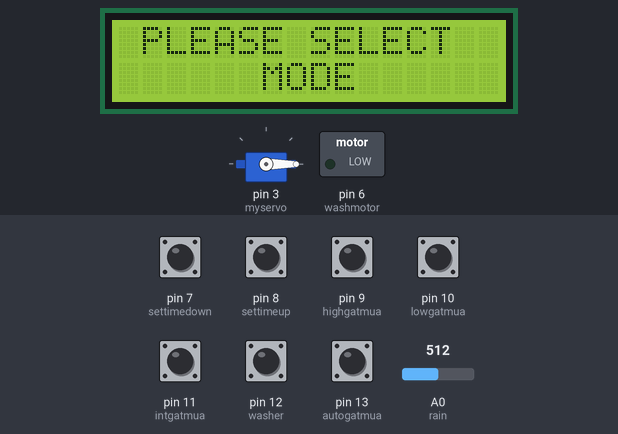
Recording of a sketch running on a simulated Arduino Uno, built with avr-gcc and run on an emulated ATmega328P. Shown: 16×2 character LCD, servo, switched loads named in the sketch (green lamp = pin HIGH). The test bench sets the inputs (shaded band); at power-on: pin 7 (settimedown), pin 8 (settimeup), pin 9 (highgatmua), pin 10 (lowgatmua), pin 11 (intgatmua), pin 12 (washer), pin 13 (autogatmua) HIGH, A0 (rain) = 512. What the sketch prints to the serial monitor is not drawn.

Above: at 1.2 s.
1.3 s: pin 13 (autogatmua) pulled LOW for 0.15 s
At 1.48 s:
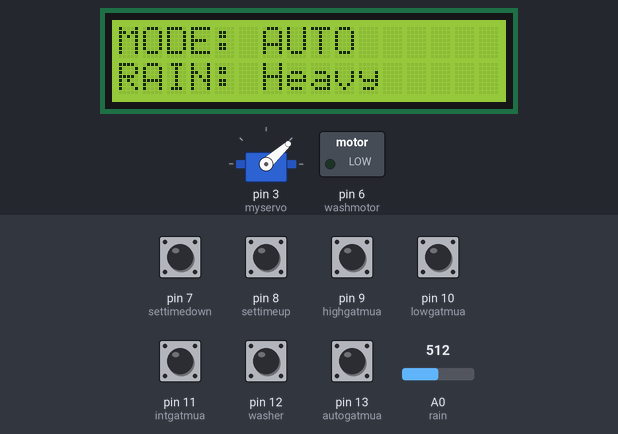
3.6 s: pin 10 (lowgatmua) pulled LOW for 0.15 s
At 3.81 s:
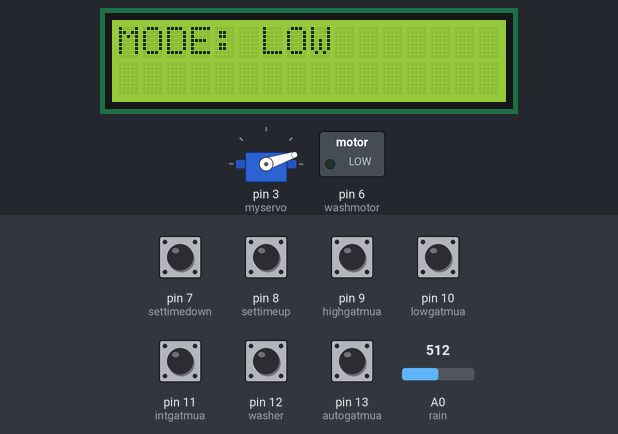
6.3 s: pin 9 (highgatmua) pulled LOW for 0.15 s
At 6.52 s:
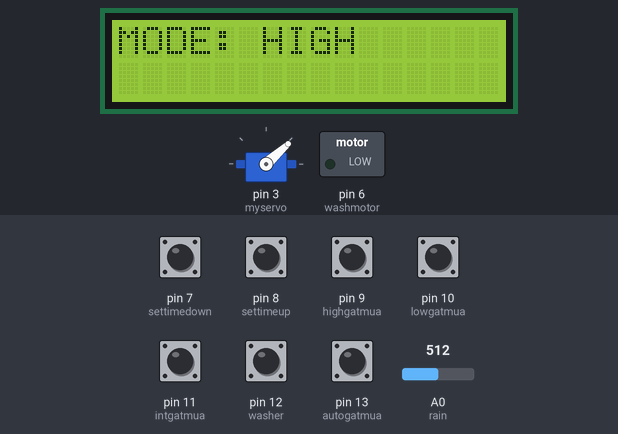
8.7 s: pin 11 (intgatmua) pulled LOW for 0.15 s
At 11.0 s:
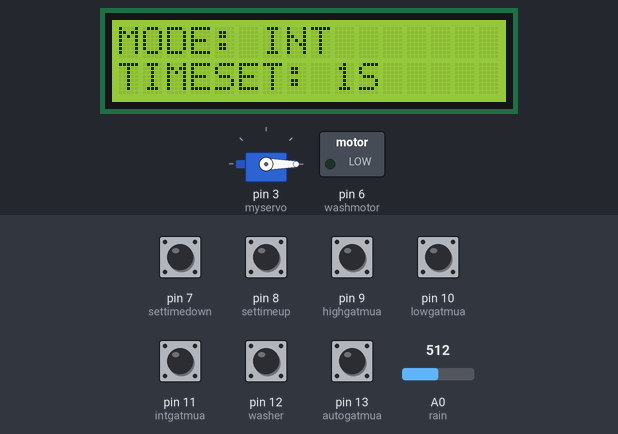
11.1 s: pin 13 (autogatmua) pulled LOW for 1 s
At 11.63 s:
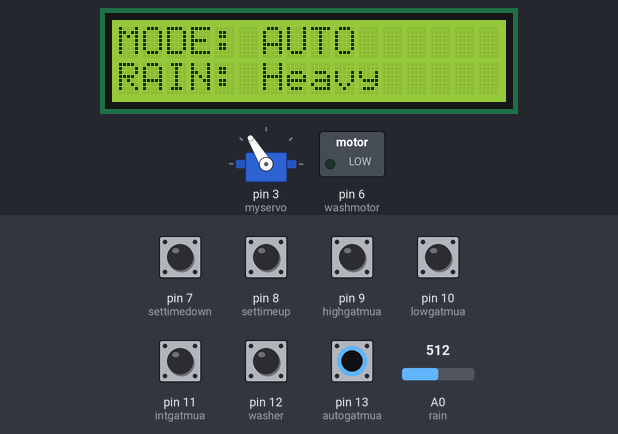
14.3 s: pin 9 (highgatmua) pulled LOW for 1 s
At 14.8 s:
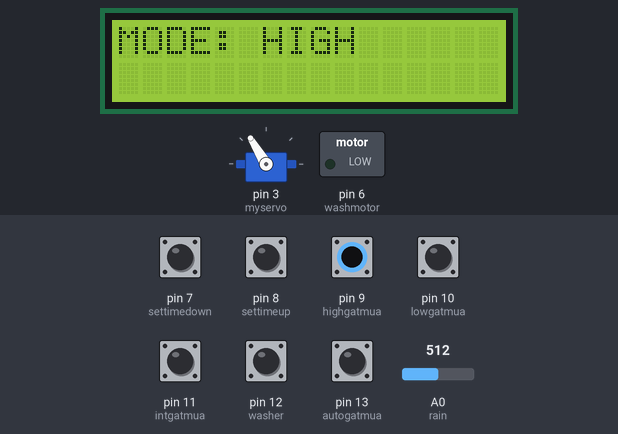
Timing chart, 0 to 17.5 s (numbered marks = the images above; inputs shaded):
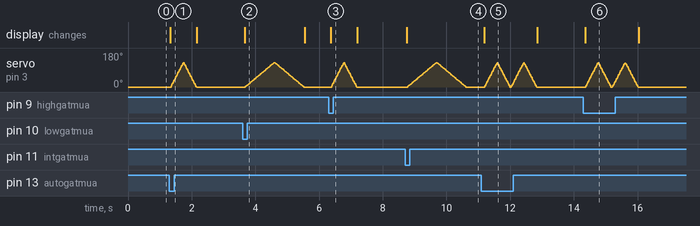

Measured:
- after the input at 1.3 s, servo on pin 3 (myservo): rises from 0° to 128° in 0.39 s, then falls to 0° in 0.41 s; the display: changes at once (image 1)
- after the input at 3.6 s, servo on pin 3 (myservo): rises from 0° to 129° in 0.89 s, then falls to 0° in 0.93 s; the display: changes after 0.07 s (image 2)
- after the input at 6.3 s, servo on pin 3 (myservo): rises from 0° to 128° in 0.39 s, then falls to 0° in 0.41 s; the display: changes after 0.07 s (image 3)
- after the input at 8.7 s, servo on pin 3 (myservo): rises from 0° to 129° in 0.89 s, then falls to 0° in 0.93 s; the display: changes after 0.06 s (image 4)

The sketch:

cambienmua.ino
```cpp
#include <Servo.h>
#include <LiquidCrystal_I2C.h>
LiquidCrystal_I2C lcd(0x27, 16, 2);
#define autogatmua 13 // công tắc gạt mưa.
#define washer 12 // công tắc phun nước.
#define intgatmua 11 // công tắc interrupt.
#define lowgatmua 10 // công tắc gạt mưa tốc độ thấp.
#define highgatmua 9 // công tắc gạt mưa tốc độ cao.
#define settimeup 8 // nút nhấn điều chỉnh định thời tăng lên.
#define settimedown 7 // nút nhấn điều chỉnh định thời giảm xuống.
#define washmotor 6 // chân 6 điều khiển motor phun nước.
const int rain = A0; // chân A0 lấy tín hiệu từ cảm biến mưa.
int gocquay = 130; // góc quay
int pos = 0;
int a = 0;
int timelh = 0;
int washing = 0;
int set = 1;
int w = 0;
int mode = 0;
Servo myservo;
//............................................................
void setup() {
  Serial.begin(9600);
  lcd.init();
  lcd.backlight();
  myservo.attach(3);
  pinMode(autogatmua, INPUT_PULLUP);
  pinMode(washer, INPUT_PULLUP);
  pinMode(intgatmua, INPUT_PULLUP);
  pinMode(lowgatmua, INPUT_PULLUP);
  pinMode(highgatmua, INPUT_PULLUP);
  pinMode(settimeup, INPUT_PULLUP);
  pinMode(settimedown, INPUT_PULLUP);
  pinMode(rain, INPUT);
  pinMode(washmotor, OUTPUT);
  myservo.write(pos);
}
// Hàm điều khiển phun nước rửa kính.
void wash()
{
  // Nếu công tắc rửa kính bật, motor rửa kính sẽ phun nước rửa kính và hiển thị lên màn hình LCD.
  if((digitalRead(washer) == 0)){
    // cờ washing để đánh dấu motor rửa kính có hoạt động hay không.
    // washing = 1 là motor rửa kính đang hoạt động.
    washing = 1;
    lcd.setCursor(0, 1);
    lcd.print("WASHING    ");
    for (w = 0; w <= 20; w += 1) {
    digitalWrite(washmotor,HIGH);
    delay(20);
    digitalWrite(washmotor,LOW);
    }
    for (w = 10; w > 20; w -= 1) {
    digitalWrite(washmotor,HIGH);
    delay(20);
    digitalWrite(washmotor,LOW);
    }
  }
  // Nếu công tắc rửa kính tắt, motor rửa kính sẽ không hoạt động
  else{
    washing = 0; // motor rửa kính không hoạt động
    if ((digitalRead(intgatmua) == 0)){

    }
    else
    lcd.setCursor(0, 1);
    lcd.print("       ");
  }
}
// Hàm điều khiển tốc độ động cơ
void timedelay()
{
  // cờ timelh == 2 thì khoảng delay nhỏ, động cơ quay nhanh.
  if (timelh == 2){
    delay(3);
  }
  // cờ timelh == 1 thì khoảng delay lớn, động cơ quay chậm.
  else if (timelh == 1){
   delay(7);
  }
}
// Trong chế độ INT, liệu nút nhấn định thời tăng hoặc giảm có được nhấn hay chưa.
void settimeint()
{
  // Khi nút nhấn định thời tăng được nhấn, thời gian ngắt quãng giữa những lần gạt tăng lên.
  if(digitalRead(settimeup) == 0)
  {
    while(digitalRead(settimeup) == 0){

    }
    if(set < 3){
      set += 1;
    }
    else{
      set = 1;
    }
  }
  // Khi nút nhấn định thời giảm được nhấn, thời gian ngắt quãng giữa những lần gạt giảm xuống.
  if(digitalRead(settimedown) == 0)
  {
    while(digitalRead(settimedown) == 0){

    }
    if(set > 1){
      set -= 1;
    }
    else{
      set = 3;
    }
  }
  // Hiển thị thời gian định thời lên màn hình LCD.
  // Nếu motor rửa kính không hoạt động, thời gian định thời mới được hiển thị.
  // Ngược lại motor rửa kính hoạt động, thời gian định thời bị ẩn đi.
  if(washing == 0){
    if(set == 1){
      lcd.setCursor(0, 1);
      lcd.print("TIMESET: 1S");
    }
    else if(set == 2){
      lcd.setCursor(0, 1);
      lcd.print("TIMESET: 2S");
    }
    else if(set == 3){
      lcd.setCursor(0, 1);
      lcd.print("TIMESET: 3S");
    }
  }
}
// Hàm điều khiển thời gian định thời trong chế độ INT.
void timeint()
{
  if(set == 1)
  delay(500);
  else if(set == 2)
  delay(1500);
  else if(set == 3)
  delay(2500);
}
// Hàm điều khiển động cơ servo.
void servo()
{
  for (pos = 0; pos <= gocquay; pos += 1) {
    myservo.write(pos);
    timedelay();
  }
  for (pos = gocquay; pos >= 0; pos -= 1) {
    myservo.write(pos);
    timedelay();
  }
}
// Hàm thực thi các chế độ AUTO, INT, LOW, HIGH, WASHER.
void loop()
{
  lcd.setCursor(0, 0);
  lcd.print(" PLEASE SELECT  ");
  lcd.setCursor(0, 1);
  lcd.print("      MODE      ");
  // khi bật chế độ auto
  if ((digitalRead(autogatmua) == 0)){
    while ((digitalRead(autogatmua) == 0))
    {
      // Đọc giá trị analog từ cảm biến mưa
      a = analogRead(rain);
      // Nếu đã bật công tắc chế độ auto mà còn bật các công tắc còn lại thì
      // motor sẽ không hoạt động và hiển thị yêu cầu chọn chế độ lên màn hình LCD .
      if((digitalRead(washer) == 0)||(digitalRead(lowgatmua) == 0)||(digitalRead(highgatmua) == 0)||(digitalRead(intgatmua) == 0)){
        lcd.setCursor(0, 0);
        lcd.print(" PLEASE SELECT  ");
        lcd.setCursor(0, 1);
        lcd.print("      MODE      ");
        mode = 1;
        break;
      }
      // Nếu đã chọn chế độ AUTO thì motor có thể sẽ không hoạt động
      // hoặc hoạt động tùy vào điều kiện thời tiết có mưa hay không.
      else
      {
        lcd.setCursor(0, 0);
        lcd.print("MODE: AUTO      ");
        // Nếu giá trị a càng gần 1023, trời không mưa.
        // Motor gạt mưa không hoạt động.
        if(a > 900){
          lcd.setCursor(0, 1);
          lcd.print("NO RAIN       ");
        }
        // Nếu giá trị a giảm nhiều, trời mưa lớn.
        else if(a <= 600)
        {
          lcd.setCursor(0, 1);
          lcd.print("RAIN: Heavy  ");
          Serial.println(a);
          timelh = 2; // motor gạt mưa quay với tốc độ nhanh.
          servo();
        }
        // Nếu giá trị a giảm ít nằm trong khoảng 600 đến 900, trời mưa nhẹ.
        else
        {
          lcd.setCursor(0, 1);
          lcd.print("RAIN: Slight  ");
          Serial.println(a);
          timelh = 1; // motor gạt mưa quay với tốc độ chậm.
          servo();
        }
      }
    }
    if(mode = 1){

    }
    else
    lcd.clear();
  }
  // khi bật chế độ INT.
  else if ((digitalRead(intgatmua) == 0))
  {
    while ((digitalRead(intgatmua) == 0))
    {
      // Nếu đã bật công tắc chế độ INT mà còn bật các công tắc còn lại thì
      // motor sẽ không hoạt động và hiển thị yêu cầu chọn chế độ lên màn hình LCD .
      if((digitalRead(autogatmua) == 0)||(digitalRead(lowgatmua) == 0)||(digitalRead(highgatmua) == 0)){
        lcd.setCursor(0, 0);
        lcd.print(" PLEASE SELECT  ");
        lcd.setCursor(0, 1);
        lcd.print("      MODE      ");
        mode = 1;
        break;
      }
      lcd.setCursor(0, 0);
      lcd.print("MODE: INT         ");
      wash(); // hàm điều khiển phun nước rửa kính.
      settimeint(); // cài đặt thời gian định thời.
      timelh = 1; // motor gạt mưa quay với tốc độ chậm.
      servo();
      settimeint(); // cài đặt thời gian định thời.
      timeint(); // thiết lập thời gian định thời.
    }
    if(mode = 1){

    }
    else
    lcd.clear();
  }
  // khi bật chế độ LOW
  else if ((digitalRead(lowgatmua) == 0))
  {
    while ((digitalRead(lowgatmua) == 0))
    {
      // Nếu đã bật công tắc chế độ LOW mà còn bật các công tắc còn lại thì
      // motor sẽ không hoạt động và hiển thị yêu cầu chọn chế độ lên màn hình LCD .
      if((digitalRead(autogatmua) == 0)||(digitalRead(highgatmua) == 0)||(digitalRead(intgatmua) == 0)){
        lcd.setCursor(0, 0);
        lcd.print(" PLEASE SELECT  ");
        lcd.setCursor(0, 1);
        lcd.print("      MODE      ");
        mode = 1;
        break;
      }
      lcd.setCursor(0, 0);
      lcd.print("MODE: LOW         ");
      lcd.setCursor(0, 1);
      lcd.print("                  ");
      wash(); // hàm điều khiển phun nước rửa kính.
      timelh = 1; // motor quay với tốc độ chậm.
      servo();
    }
    if(mode = 1){

    }
    else
    lcd.clear();
  }
  // khi bật chế độ HIGH.
  else if((digitalRead(highgatmua) == 0))
  {
    while ((digitalRead(highgatmua) == 0))
    {
      // Nếu đã bật công tắc chế độ HIGH mà còn bật các công tắc còn lại thì
      // motor sẽ không hoạt động và hiển thị yêu cầu chọn chế độ lên màn hình LCD .
      if((digitalRead(autogatmua) == 0)||(digitalRead(lowgatmua) == 0)||(digitalRead(intgatmua) == 0)){
        lcd.setCursor(0, 0);
        lcd.print(" PLEASE SELECT  ");
        lcd.setCursor(0, 1);
        lcd.print("      MODE      ");
        mode = 1;
        break;
      }
      lcd.setCursor(0, 0);
      lcd.print("MODE: HIGH        ");
      lcd.setCursor(0, 1);
      lcd.print("                  ");
      wash(); // hàm điều khiển phun nước rửa kính.
      timelh = 2; // motor quay với tốc độ nhanh.
      servo();
    }
    if(mode = 1){

    }
    else
    lcd.clear();
  }
}
```
